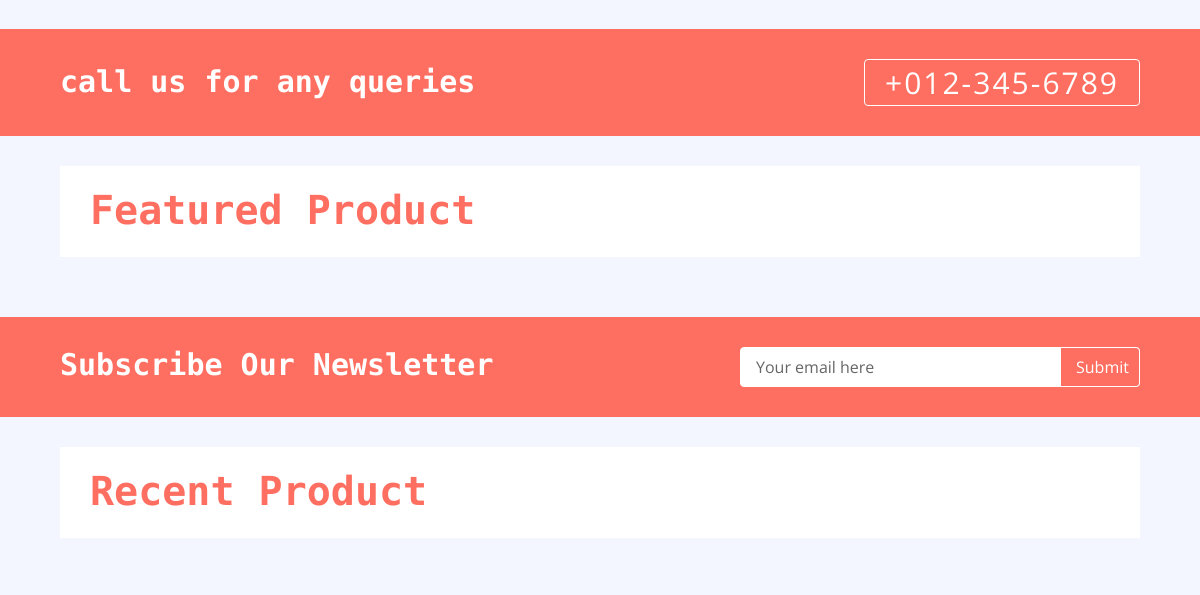
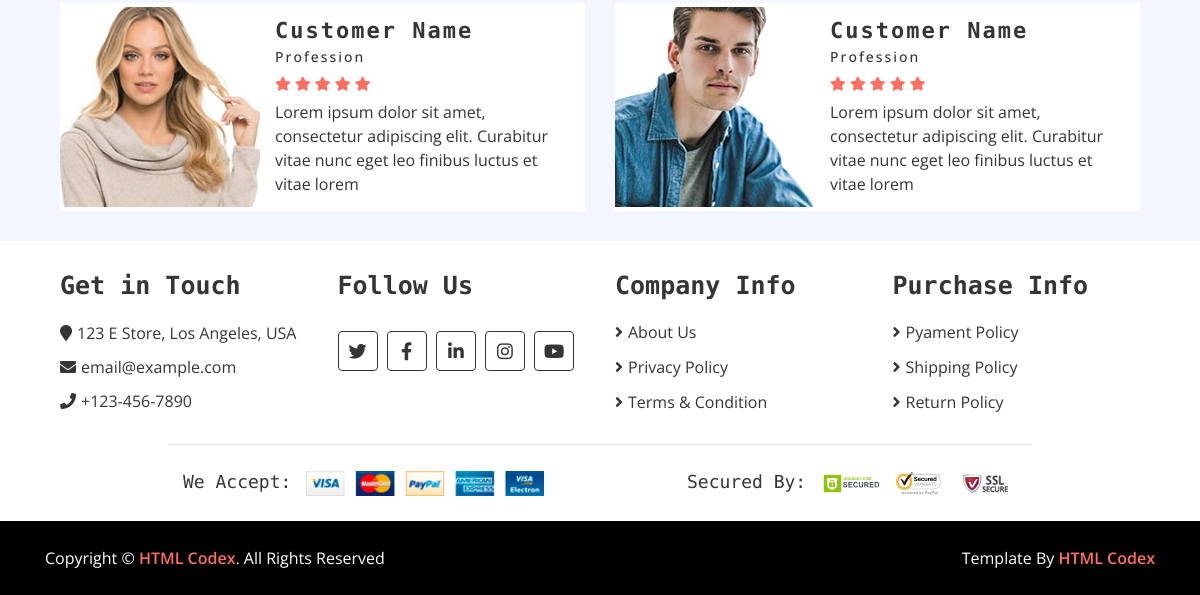
Before: /index/ (lower part) with the older database file (2 pictures, top to bottom).
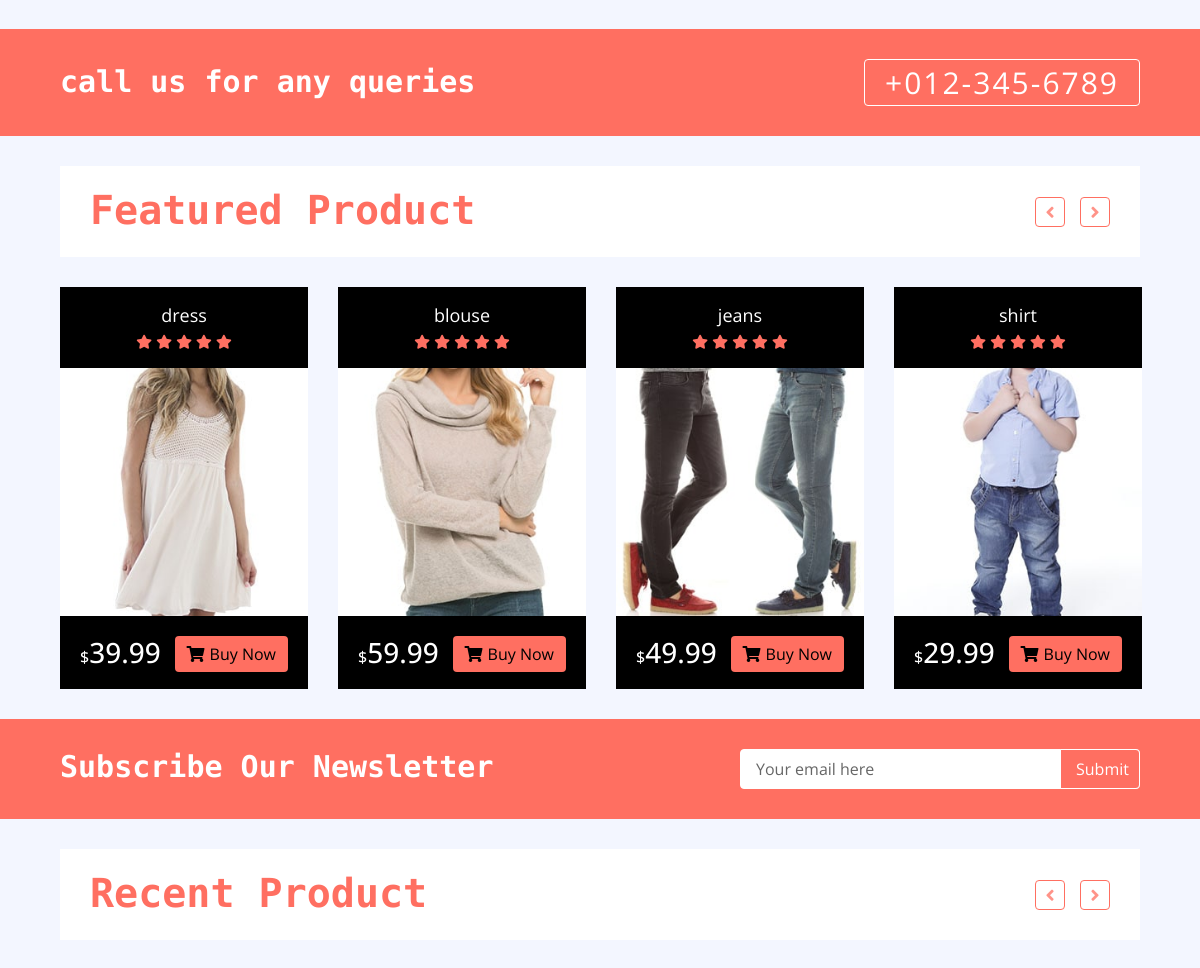
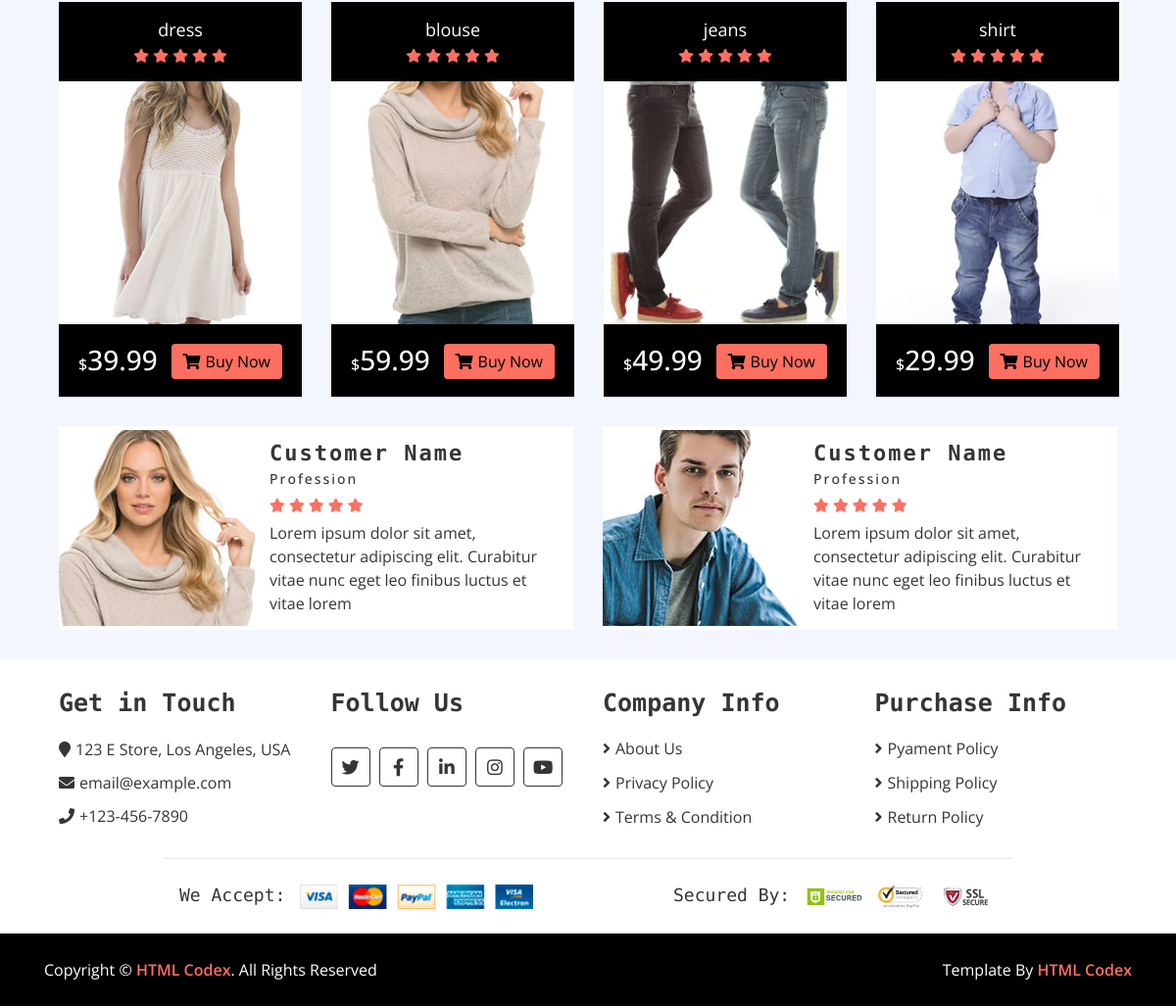
After: the same page with the newer database file (2 pictures, top to bottom).
### base/models.py (models this page shows, shortened)
class Product(models.Model):
    name = models.CharField(max_length=50)
    price = models.FloatField()
    image = models.ImageField(upload_to='static/img/')

### base/views.py (the view)
# urls.py: path('index/', index , name="index"),
def index(request):
    products = Product.objects.all()
    context = {
        'products' : products
    }
    return render(request,'base/index.html' , context)

### base/templates/base/index.html (shortened to what this page needs)
{% extends 'base/navbar.html' %}
{% load static %}
{% block content %}
        <div class="call-to-action">
            <div class="container-fluid">
                <div class="row align-items-center">
                    <div class="col-md-6">
                        <h1>call us for any queries</h1>
                    </div>
                    <div class="col-md-6">
                        <a href="tel:0123456789">+012-345-6789</a>
                    </div>
                </div>
            </div>
        </div>
        <div class="featured-product product">
            <div class="container-fluid">
                <div class="section-header">
                    <h1>Featured Product</h1>
                </div>
                <div class="row align-items-center product-slider product-slider-4">
                    {% for product in products %}
                    <div class="col-lg-3">
                        <div class="product-item">
                            <div class="product-title">
                                <a href="#">{{product.name}}</a>
                                <div class="ratting">
                                    <i class="fa fa-star"></i>
                                    <i class="fa fa-star"></i>
                                    <i class="fa fa-star"></i>
                                    <i class="fa fa-star"></i>
                                    <i class="fa fa-star"></i>
                                </div>
                            </div>
                            <div class="product-image">
                                <a href="product-detail.html">
                                    <img src="{{ product.image.url }}" alt="Product Image">
                                </a>
                            </div>
                            <div class="product-price">
                                <h3><span>$</span>{{product.price}}</h3>
                                <a class="btn" href=""><i class="fa fa-shopping-cart"></i>Buy Now</a>
                            </div>
                        </div>
                    </div>
                    {% endfor %}
                </div>
            </div>
        </div>
        <div class="newsletter">
            <div class="container-fluid">
                <div class="row">
                    <div class="col-md-6">
                        <h1>Subscribe Our Newsletter</h1>
                    </div>
                    <div class="col-md-6">
                        <div class="form">
                            <input type="email" value="Your email here">
                            <button>Submit</button>
                        </div>
                    </div>
                </div>
            </div>
        </div>
        <div class="recent-product product">
            <div class="container-fluid">
                <div class="section-header">
                    <h1>Recent Product</h1>
                </div>
                <div class="row align-items-center product-slider product-slider-4">
                    {% for product in products %}
                    <div class="col-lg-3">
                        <div class="product-item">
                            <div class="product-title">
                                <a href="#">{{product.name}}</a>
                                <div class="ratting">
                                    <i class="fa fa-star"></i>
                                    <i class="fa fa-star"></i>
                                    <i class="fa fa-star"></i>
                                    <i class="fa fa-star"></i>
                                    <i class="fa fa-star"></i>
                                </div>
                            </div>
                            <div class="product-image">
                                <a href="product-detail.html">
                                    <img src="{{product.image.url}}" alt="Product Image">
                                </a>
                            </div>
                            <div class="product-price">
                                <h3><span>$</span>{{product.price}}</h3>
                                <a class="btn" href=""><i class="fa fa-shopping-cart"></i>Buy Now</a>
                            </div>
                        </div>
                    </div>
                    {% endfor %}
                </div>
            </div>
        </div>
        <div class="review">
            <div class="container-fluid">
                <div class="row align-items-center review-slider normal-slider">
                    <div class="col-md-6">
                        <div class="review-slider-item">
                            <div class="review-img">
                                <img src="{% static 'img/review-1.jpg' %}" alt="Image">
                            </div>
                            <div class="review-text">
                                <h2>Customer Name</h2>
                                <h3>Profession</h3>
                                <div class="ratting">
                                    <i class="fa fa-star"></i>
                                    <i class="fa fa-star"></i>
                                    <i class="fa fa-star"></i>
                                    <i class="fa fa-star"></i>
                                    <i class="fa fa-star"></i>
                                </div>
                                <p>
                                    Lorem ipsum dolor sit amet, consectetur adipiscing elit. Curabitur vitae nunc eget leo finibus luctus et vitae lorem
                                </p>
                            </div>
                        </div>
                    </div>
                    <div class="col-md-6">
                        <div class="review-slider-item">
                            <div class="review-img">
                                <img src="{% static 'img/review-2.jpg' %}" alt="Image">
                            </div>
                            <div class="review-text">
                                <h2>Customer Name</h2>
                                <h3>Profession</h3>
                                <div class="ratting">
                                    <i class="fa fa-star"></i>
                                    <i class="fa fa-star"></i>
                                    <i class="fa fa-star"></i>
                                    <i class="fa fa-star"></i>
                                    <i class="fa fa-star"></i>
                                </div>
                                <p>
                                    Lorem ipsum dolor sit amet, consectetur adipiscing elit. Curabitur vitae nunc eget leo finibus luctus et vitae lorem
                                </p>
                            </div>
                        </div>
                    </div>
                </div>
            </div>
        </div>
        {% endblock %}

### base/templates/base/navbar.html (shortened to what this page needs)
{% load static %}
<!DOCTYPE html>
<html lang="en">
    <head>
        <link href="https://stackpath.bootstrapcdn.com/bootstrap/4.4.1/css/bootstrap.min.css" rel="stylesheet">
        <link href="https://cdnjs.cloudflare.com/ajax/libs/font-awesome/5.10.0/css/all.min.css" rel="stylesheet">
        <link href="{% static 'lib/slick/slick.css' %}" rel="stylesheet">
        <link href="{% static 'lib/slick/slick-theme.css' %}" rel="stylesheet">
        <link href="{% static 'css/style.css' %}" rel="stylesheet">
    </head>
    <body>
        {% block content %}
        {% endblock %}
        <div class="footer">
            <div class="container-fluid">
                <div class="row">
                    <div class="col-lg-3 col-md-6">
                        <div class="footer-widget">
                            <h2>Get in Touch</h2>
                            <div class="contact-info">
                                <p><i class="fa fa-map-marker"></i>123 E Store, Los Angeles, USA</p>
                                <p><i class="fa fa-envelope"></i>email@example.com</p>
                                <p><i class="fa fa-phone"></i>+123-456-7890</p>
                            </div>
                        </div>
                    </div>
                    <div class="col-lg-3 col-md-6">
                        <div class="footer-widget">
                            <h2>Follow Us</h2>
                            <div class="contact-info">
                                <div class="social">
                                    <a href=""><i class="fab fa-twitter"></i></a>
                                    <a href=""><i class="fab fa-facebook-f"></i></a>
                                    <a href=""><i class="fab fa-linkedin-in"></i></a>
                                    <a href=""><i class="fab fa-instagram"></i></a>
                                    <a href=""><i class="fab fa-youtube"></i></a>
                                </div>
                            </div>
                        </div>
                    </div>
                    <div class="col-lg-3 col-md-6">
                        <div class="footer-widget">
                            <h2>Company Info</h2>
                            <ul>
                                <li><a href="#">About Us</a></li>
                                <li><a href="#">Privacy Policy</a></li>
                                <li><a href="#">Terms & Condition</a></li>
                            </ul>
                        </div>
                    </div>
                    <div class="col-lg-3 col-md-6">
                        <div class="footer-widget">
                            <h2>Purchase Info</h2>
                            <ul>
                                <li><a href="#">Pyament Policy</a></li>
                                <li><a href="#">Shipping Policy</a></li>
                                <li><a href="#">Return Policy</a></li>
                            </ul>
                        </div>
                    </div>
                </div>
                <div class="row payment align-items-center">
                    <div class="col-md-6">
                        <div class="payment-method">
                            <h2>We Accept:</h2>
                            <img src="{% static 'img/payment-method.png' %}" alt="Payment Method" />
                        </div>
                    </div>
                    <div class="col-md-6">
                        <div class="payment-security">
                            <h2>Secured By:</h2>
                            <img src="{% static 'img/godaddy.svg' %}" alt="Payment Security" />
                            <img src="{% static 'img/norton.svg' %}" alt="Payment Security" />
                            <img src="{% static 'img/ssl.svg' %}" alt="Payment Security" />
                        </div>
                    </div>
                </div>
            </div>
        </div>
        <div class="footer-bottom">
            <div class="container">
                <div class="row">
                    <div class="col-md-6 copyright">
                        <p>Copyright &copy; <a href="https://htmlcodex.com">HTML Codex</a>. All Rights Reserved</p>
                    </div>
                    <div class="col-md-6 template-by">
                        <p>Template By <a href="https://htmlcodex.com">HTML Codex</a></p>
                    </div>
                </div>
            </div>
        </div>
    </body>
</html>

Changed rows visible on the page:
added Product: name "dress", image (picture), price "39.99"
added Product: name "blouse", image (picture), price "59.99"
added Product: name "jeans", image (picture), price "49.99"
added Product: name "shirt", image (picture), price "29.99"
